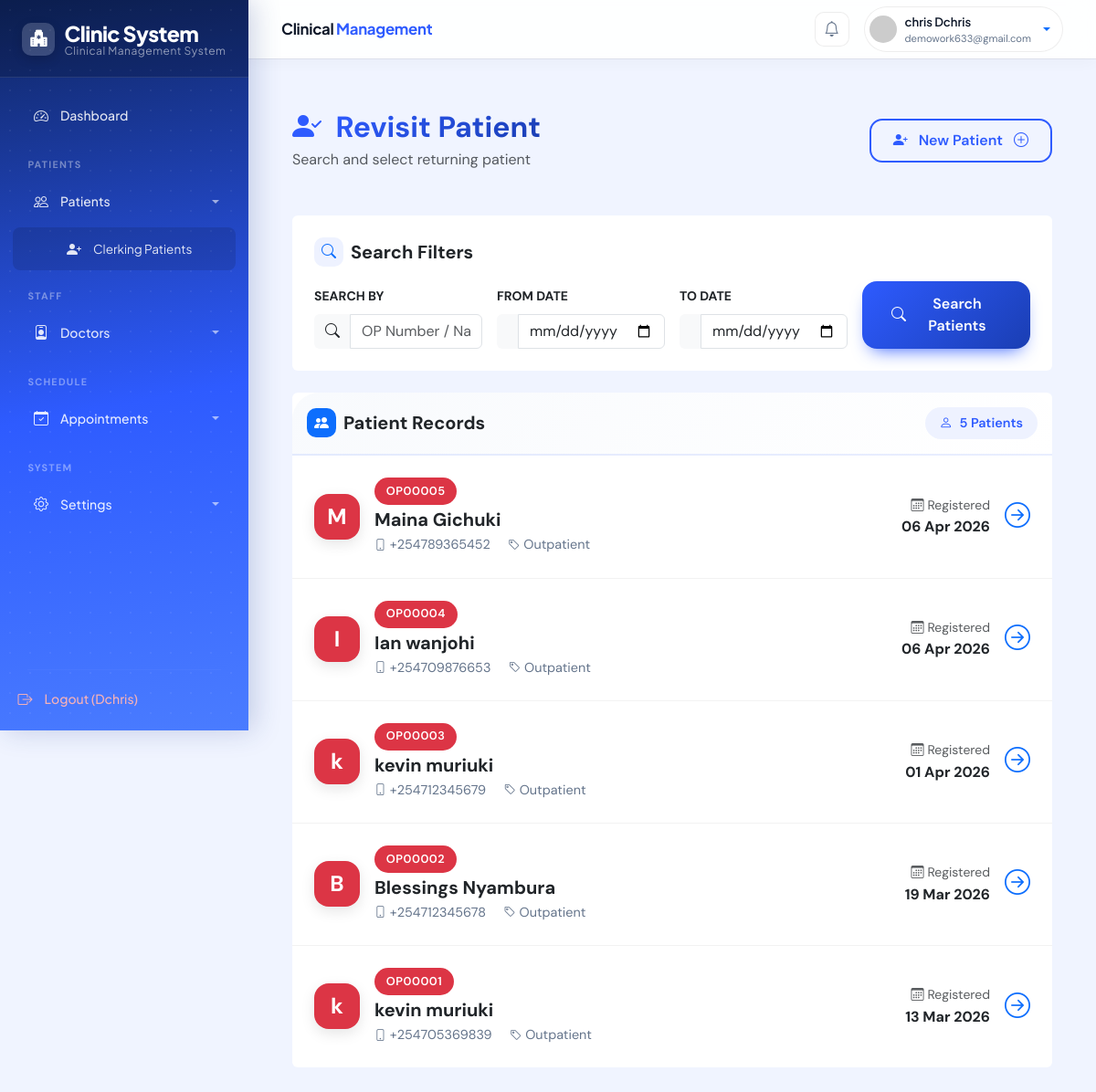
The page /patient/revisit/ (signed in) on the database its author committed.
### hospital/models.py (models this page shows, shortened)
class Patient(models.Model):
    op_number = models.CharField(max_length=10, unique=True, editable=False, blank=True)
    full_name = models.CharField("Full Name", max_length=100)
    GENDER_CHOICES = [('M', 'Male'), ('F', 'Female'), ('O', 'Other')]
    gender = models.CharField(max_length=1, choices=GENDER_CHOICES)
    date_of_birth = models.DateField("Date of Birth")
    phone_regex = RegexValidator(regex=r'^\+254\d{9}$', message="Phone must be +254 followed by 9 digits")
    phone = models.CharField(validators=[phone_regex], max_length=13, unique=True)
    id_number = models.CharField("ID Number", max_length=20, blank=True, null=True)
    address = models.CharField("Residence / Address", max_length=200)
    next_of_kin_name = models.CharField("Next of Kin Name", max_length=100)
    next_of_kin_phone = models.CharField("Next of Kin Phone", max_length=13, blank=True)
    PATIENT_TYPE = [('outpatient', 'Outpatient')]
    patient_type = models.CharField(max_length=20, choices=PATIENT_TYPE, default='outpatient')
    PAYMENT_MODE = [('cash', 'Cash'), ('insurance', 'Insurance'), ('other', 'Other')]
    payment_mode = models.CharField(max_length=20, choices=PAYMENT_MODE, default='cash')
    registered_on = models.DateTimeField(auto_now_add=True)
    class Meta:
        ordering = ['-registered_on']

### hospital/views.py (the view)
# urls.py: path('patient/revisit/', views.revisit_patient, name='revisit_patient'),
@login_required(login_url='/login/')
def revisit_patient(request):
    query     = request.GET.get('q', '').strip()
    from_date = request.GET.get('from_date')
    to_date   = request.GET.get('to_date')
    patients = Patient.objects.all().order_by('-registered_on')
    if query:
        patients = patients.filter(
            Q(op_number__icontains=query) |
            Q(full_name__icontains=query) |
            Q(phone__icontains=query)
        )
    if from_date:
        patients = patients.filter(registered_on__date__gte=from_date)
    if to_date:
        patients = patients.filter(registered_on__date__lte=to_date)
    selected_op     = query if query and Patient.objects.filter(op_number__iexact=query).exists() else None
    selected_patient = Patient.objects.filter(op_number__iexact=selected_op).first() if selected_op else None
    return render(request, 'revisit_patient.html', {
        'patients':         patients,
        'selected_patient': selected_patient,
        'selected_op':      selected_op,
    })

### hospital/context_processors.py (called while the page is built)
def user_groups(request):
    if request.user.is_authenticated:
        return {
            'user_groups': [group.name for group in request.user.groups.all()]
        }
    return {'user_groups': []}

### templates/revisit_patient.html (shortened to what this page needs)
{% extends 'base.html' %}
{% block content %}
<div class="container-fluid py-4">
    <div class="d-flex justify-content-between align-items-center mb-5">
        <div class="page-header">
            <h2 class="fw-bold mb-0">
                <i class="bi bi-person-check-fill me-2" style="color: var(--primary);"></i>
                <span class="gradient-text">Revisit Patient</span>
            </h2>
            <p class="text-muted mt-1 mb-0">Search and select returning patient</p>
        </div>
        <a href="{% url 'register_patient' %}" class="btn btn-modern-primary-outline">
            <i class="bi bi-person-plus-fill me-2"></i>
            New Patient
            <i class="bi bi-plus-circle ms-2"></i>
        </a>
    </div>
    <div class="card modern-card border-0 mb-4">
        <div class="card-body p-4">
            <div class="d-flex align-items-center mb-3">
                <div class="icon-wrapper-sm me-2">
                    <i class="bi bi-search text-primary"></i>
                </div>
                <h5 class="fw-bold mb-0">Search Filters</h5>
            </div>
            <form method="get" class="row g-3 align-items-end">
                <div class="col-md-3 form-group">
                    <label class="form-label small fw-bold text-uppercase">Search By</label>
                    <div class="input-group modern-input-group">
                        <span class="input-group-text bg-light border-0">
                            <i class="bi bi-search"></i>
                        </span>
                        <input type="text" name="q" class="form-control modern-input" placeholder="OP Number / Name / Phone" value="{{ request.GET.q }}">
                    </div>
                </div>
                <div class="col-md-3 form-group">
                    <label class="form-label small fw-bold text-uppercase">From Date</label>
                    <div class="input-group modern-input-group">
                        <span class="input-group-text bg-light border-0">
                        </span>
                        <input type="date" name="from_date" class="form-control modern-input" value="{{ request.GET.from_date }}">
                    </div>
                </div>
                <div class="col-md-3 form-group">
                    <label class="form-label small fw-bold text-uppercase">To Date</label>
                    <div class="input-group modern-input-group">
                        <span class="input-group-text bg-light border-0">
                        </span>
                        <input type="date" name="to_date" class="form-control modern-input" value="{{ request.GET.to_date }}">
                    </div>
                </div>
                <div class="col-md-3">
                    <button type="submit" class="btn btn-modern-primary w-100">
                        <i class="bi bi-search me-2"></i>
                        Search Patients
                    </button>
                </div>
            </form>
        </div>
    </div>
    <div class="card modern-card border-0">
        <div class="card-header modern-card-header py-3 d-flex justify-content-between align-items-center">
            <div class="d-flex align-items-center">
                <div class="icon-wrapper-sm bg-primary me-2">
                    <i class="bi bi-people-fill text-white"></i>
                </div>
                <h5 class="fw-bold mb-0">Patient Records</h5>
            </div>
            <span class="patient-count-badge">
                <i class="bi bi-person me-1"></i>
                {{ patients.count }} Patient{{ patients.count|pluralize }}
            </span>
        </div>
        <div class="card-body p-0">
            {% if patients %}
                <div class="list-group list-group-flush modern-list-group">
                    {% for p in patients %}
                    <a href="?q={{ p.op_number }}{% if request.GET.from_date %}&from_date={{ request.GET.from_date }}{% endif %}{% if request.GET.to_date %}&to_date={{ request.GET.to_date }}{% endif %}"
                       class="list-group-item list-group-item-action px-4 py-4 {% if p.op_number == selected_op %}active-patient{% endif %}">
                        <div class="row align-items-center">
                            <div class="col-md-8">
                                <div class="d-flex align-items-center">
                                    <div class="patient-avatar me-3 {% if p.op_number == selected_op %}bg-white text-danger{% else %}bg-danger text-white{% endif %}">
                                        {{ p.full_name|make_list|first }}
                                    </div>
                                    <div>
                                        <div class="d-flex align-items-center mb-1">
                                            <span class="patient-op-badge {% if p.op_number == selected_op %}bg-white text-danger{% else %}bg-danger text-white{% endif %} me-2">
                                                {{ p.op_number }}
                                            </span>
                                        </div>
                                        <h5 class="mb-1 fw-bold">{{ p.full_name }}</h5>
                                        <div class="patient-meta">
                                            <span class="me-3"><i class="bi bi-phone me-1"></i>{{ p.phone }}</span>
                                            <span><i class="bi bi-tag me-1"></i>{{ p.get_patient_type_display }}</span>
                                        </div>
                                    </div>
                                </div>
                            </div>
                            <div class="col-md-4">
                                <div class="d-flex justify-content-md-end align-items-center mt-3 mt-md-0">
                                    <div class="text-md-end me-3">
                                        <small class="text-muted d-block">
                                            <i class="bi bi-calendar3 me-1"></i>Registered
                                        </small>
                                        <strong>{{ p.registered_on|date:"d M Y" }}</strong>
                                    </div>
                                    <div class="patient-arrow {% if p.op_number == selected_op %}text-white{% else %}text-primary{% endif %}">
                                    </div>
                                </div>
                            </div>
                        </div>
                    </a>
                    {% endfor %}
                </div>
            {% endif %}
        </div>
    </div>
</div>
{% endblock %}

### templates/base.html (shortened to what this page needs)
<!DOCTYPE html>
<html lang="en">
<head>
    <link href="https://cdn.jsdelivr.net/npm/bootstrap@5.3.3/dist/css/bootstrap.min.css" rel="stylesheet">
    <link rel="stylesheet" href="https://cdn.jsdelivr.net/npm/bootstrap-icons@1.11.3/font/bootstrap-icons.min.css">
</head>
<body>
<div class="sidebar" id="sidebar">
    <div class="logo">
        <div class="logo-icon"><i class="bi bi-hospital-fill"></i></div>
        <div class="logo-text">
            Clinic <strong>System</strong>
            <span>Clinical Management System</span>
        </div>
    </div>
    <nav class="nav flex-column">
        <a class="nav-link {% if request.resolver_match.url_name == 'dashboard' %}active{% endif %}" href="{% url 'dashboard' %}">
            <i class="bi bi-speedometer2"></i> Dashboard
        </a>
        {% if 'receptionist' in user_groups or 'doctor' in user_groups or 'records' in user_groups or 'admin' in user_groups or user.is_superuser %}
        <div class="nav-section-label">Patients</div>
        <a class="nav-link dropdown-toggle" data-bs-toggle="collapse" href="#patientsMenu" role="button" aria-expanded="true" aria-controls="patientsMenu">
            <i class="bi bi-people"></i> Patients
        </a>
        <div class="collapse show" id="patientsMenu">
            {% if 'doctor' in user_groups or 'records' in user_groups or 'admin' in user_groups or user.is_superuser %}
            <a class="nav-link submenu-link {% if request.resolver_match.url_name == 'clerking_patient' %}active{% endif %}" href="{% url 'clerking_patient' %}">
                <i class="bi bi-person-plus-fill"></i> Clerking Patients
            </a>
            {% endif %}
        </div>
        {% endif %}
        {% if 'doctor' in user_groups or 'admin' in user_groups or user.is_superuser %}
        <div class="nav-section-label">Staff</div>
        <a class="nav-link dropdown-toggle" data-bs-toggle="collapse" href="#doctorsMenu" role="button" aria-expanded="false" aria-controls="doctorsMenu">
            <i class="bi bi-person-badge"></i> Doctors
        </a>
        {% endif %}
        {% if 'records' in user_groups or 'doctor' in user_groups or 'admin' in user_groups or user.is_superuser %}
        <div class="nav-section-label">Schedule</div>
        <a class="nav-link dropdown-toggle" data-bs-toggle="collapse" href="#appointmentsMenu" role="button" aria-expanded="false" aria-controls="appointmentsMenu">
            <i class="bi bi-calendar-check"></i> Appointments
        </a>
        {% endif %}
        <div class="nav-section-label">System</div>
        <a class="nav-link dropdown-toggle" data-bs-toggle="collapse" href="#settingsMenu" role="button" aria-expanded="false" aria-controls="settingsMenu">
            <i class="bi bi-gear"></i> Settings
        </a>
    </nav>
    <div class="sidebar-logout">
        <hr class="border-light">
        {% if user.is_authenticated %}
        <form action="{% url 'logout' %}" method="post" class="m-0 p-0" onsubmit="return confirm('Are you sure you want to logout?');">
            <button type="submit" class="nav-link btn btn-link p-0 border-0 bg-transparent text-start w-100">
                <i class="bi bi-box-arrow-right"></i> Logout ({{ user.username }})
            </button>
        </form>
        {% else %}
        <a class="nav-link" href="{% url 'login' %}">
            <i class="bi bi-box-arrow-in-right"></i> Login
        </a>
        {% endif %}
    </div>
</div>
<div class="main-content" id="main-content">
    <div class="topbar">
        <div class="topbar-brand d-none d-lg-block">
            Clinical <span>Management</span>
        </div>
        <div class="topbar-right">
            <a href="#" class="topbar-icon-btn" title="Notifications">
                <i class="bi bi-bell"></i>
            </a>
            {% if user.is_authenticated %}
            <div class="dropdown">
                <a class="user-pill dropdown-toggle text-decoration-none" data-bs-toggle="dropdown" href="#" role="button">
                    <img src="https://ui-avatars.com/api/?name={{ user.username }}&background=2e5bff&color=fff&size=60&bold=true" alt="{{ user.username }}">
                    <div class="d-none d-sm-block">
                        <div class="user-pill-name">{{ user.get_full_name|default:user.username }}</div>
                        <div class="user-pill-role">{{ user.email|default:"Staff" }}</div>
                    </div>
                </a>
            </div>
            {% else %}
            <a class="topbar-icon-btn" href="{% url 'login' %}" title="Login">
                <i class="bi bi-box-arrow-in-right"></i>
            </a>
            {% endif %}
        </div>
    </div>
    <div class="page-container">
        {% block content %}
        {% endblock %}
    </div>
</div>
</body>
</html>

### templates/revisit_patient.html (style rules this page uses)
.page-header { position: relative; }
.gradient-text { background: linear-gradient(135deg, var(--primary) 0%, var(--primary-dark) 100%); -webkit-background-clip: text; -webkit-text-fill-color: transparent; background-clip: text; }
.btn-modern-primary-outline { background: transparent; border: 2px solid var(--primary); color: var(--primary); padding: 0.6rem 1.5rem; border-radius: 14px; font-weight: 600; transition: all 0.3s ease; }
.icon-wrapper-sm { width: 32px; height: 32px; display: flex; align-items: center; justify-content: center; background: var(--primary-light); border-radius: 10px; color: var(--primary); }
.modern-card-header { background: linear-gradient(135deg, #f8fafd, #ffffff); border-bottom: 2px solid rgba(46,91,255,0.1); border-radius: 30px 30px 0 0 !important; }
.patient-count-badge { background: var(--primary-light); color: var(--primary); padding: 0.4rem 1rem; border-radius: 30px; font-weight: 600; font-size: 0.9rem; }
.modern-list-group { border-radius: 0 0 30px 30px; overflow: hidden; }
.list-group-item { border: none; border-bottom: 1px solid rgba(0,0,0,0.05); transition: all 0.3s ease; position: relative; overflow: hidden; }
.list-group-item:last-child { border-bottom: none; }
.patient-avatar { width: 50px; height: 50px; border-radius: 16px; display: flex; align-items: center; justify-content: center; font-weight: 700; font-size: 1.5rem; box-shadow: 0 5px 15px rgba(0,0,0,0.1); }
.patient-op-badge { padding: 0.3rem 0.8rem; border-radius: 20px; font-size: 0.8rem; font-weight: 600; letter-spacing: 0.5px; }
.patient-meta { font-size: 0.9rem; color: var(--text-muted); }
.patient-meta i { font-size: 0.8rem; }
.btn-modern-primary, .btn-modern-success, .btn-modern-info, .btn-modern-warning { padding: 0.8rem 2rem; border-radius: 16px; font-weight: 600; border: none; transition: all 0.3s ease; display: inline-flex; align-items: center; justify-content: center; }
.btn-modern-primary { background: linear-gradient(135deg, var(--primary), var(--primary-dark)); color: white; box-shadow: 0 10px 20px -10px var(--primary); }

### rows shown on the page
Patient: full_name|make_list "M", op_number "OP00005", full_name "Maina Gichuki", phone "+254789365452", patient_type "Outpatient", registered_on "06…"
Patient: full_name|make_list "I", op_number "OP00004", full_name "Ian wanjohi", phone "+254709876653", patient_type "Outpatient", registered_on "06…"
Patient: full_name|make_list "k", op_number "OP00003", full_name "kevin muriuki", phone "+254712345679", patient_type "Outpatient", registered_on "01…"
Patient: full_name|make_list "B", op_number "OP00002", full_name "Blessings Nyambura", phone "+254712345678", patient_type "Outpatient", registered_on "19…"
Patient: full_name|make_list "k", op_number "OP00001", full_name "kevin muriuki", phone "+254705369839", patient_type "Outpatient", registered_on "13…"

### other values the page prints
{{ user.username }} "Dchris"
{{ user.get_full_name|default:user.username }} "chris Dchris"
{{ user.email|default:"Staff" }} "demowork633@gmail.com"
{{ patients.count }} "5"
